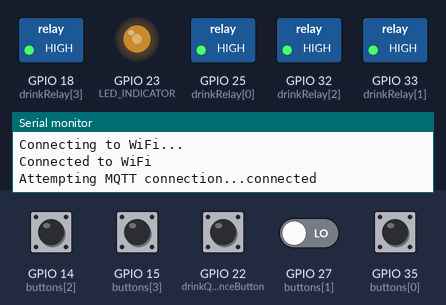
Recording of a program running on a simulated ESP32. Shown: switched loads named in the program (green lamp = pin HIGH), output pins drawn as LEDs (lit = HIGH), the last lines printed to the serial monitor. Inputs (shaded band) come from the test bench; at power-on: GPIO 22 (drinkQuenceButton) HIGH, GPIO 14 (buttons[2]), GPIO 15 (buttons[3]), GPIO 27 (buttons[1]), GPIO 35 (buttons[0]) LOW. WiFi joins after 1.5 s; servers stay silent unless stated; no MQTT or app messages arrive unless stated.

Above: at 8.7 s.
8.8 s: GPIO 14 (buttons[2]) pulled HIGH for 2.1 s
At 10.6 s:
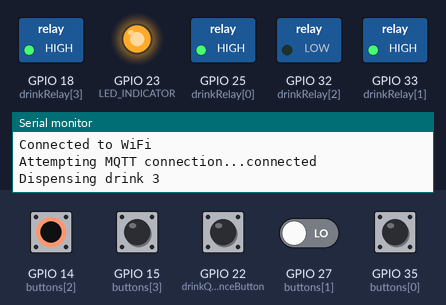
17.3 s: GPIO 14 (buttons[2]) driven HIGH and GPIO 27 (buttons[1]) driven HIGH
At 20.8 s:
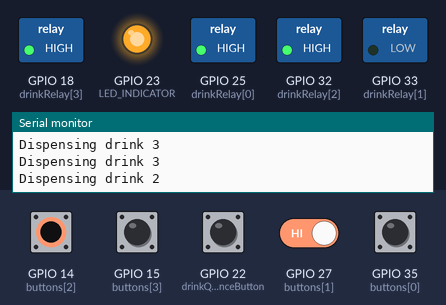
21.4 s: GPIO 27 (buttons[1]) driven LOW
At 22.3 s:
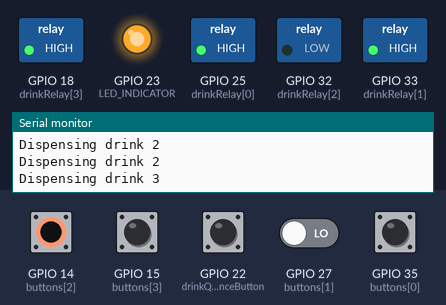
23.8 s: GPIO 14 (buttons[2]) driven LOW
At 24.1 s:
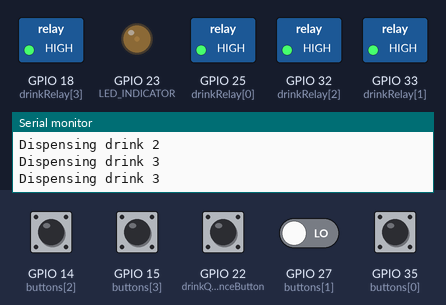
Timing chart, 0 to 28.3 s (numbered marks = the images above; inputs shaded):
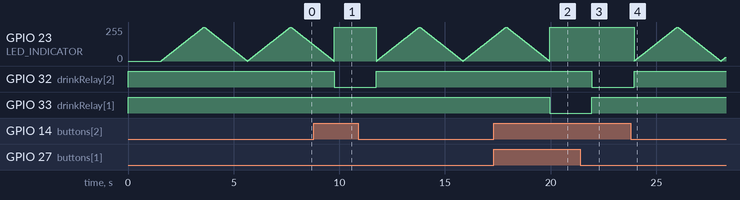

The program:

main.cpp
```cpp
#include <Arduino.h>
#include <PubSubClient.h>
#include <WiFi.h>

// WiFi and MQTT Setup
char SSID[64] = "ConForNode1";
char PASSWORD[64] = "12345678";

// Drink Dispenser Setup
#define drinkCount 4

const int drinkRelay[drinkCount] = {25, 33, 32, 18};
const int buttons[drinkCount] = {35, 27, 14, 15};

// Global variables
bool isDispensing = false;
unsigned long dispensingStartTime = 0;
const unsigned long dispensingTimeout = 10000; // 10 seconds
int drinkQueue = 0;
bool errorState = false; // Flag to indicate error state
int drinkQuenceButton = 22;
int LED_INDICATOR = 23;
WiFiClient espClient;
PubSubClient client(espClient);

#define ERROR_Status 1
#define OK_Status 0
#define DISPENSING_Status 2
#define DISPENSING_TIMEOUT_Status 3
#define In_Quence 4

// Function to indicate error state using LEDs (modify as needed)
void indicateLedStatus(int ledPin, int ledStatus, int duration = 1000)
{
  pinMode(ledPin, OUTPUT);

  if (ledStatus == ERROR_Status)
  {
    // Display pulses to indicate error
    for (int i = 0; i < 5; i++)
    {
      digitalWrite(ledPin, HIGH);
      delay(100);
      digitalWrite(ledPin, LOW);
      delay(100);
    }
  }
  else if (ledStatus == OK_Status)
  {
    // Display a pattern to indicate OK
    for (int i = 0; i < 3; i++)
    {
      digitalWrite(ledPin, HIGH);
      delay(500);
      digitalWrite(ledPin, LOW);
      delay(500);
    }
  }
  else if (ledStatus == DISPENSING_Status)
  {
    // Display a solid on to indicate dispensing
    digitalWrite(ledPin, HIGH);
    delay(duration);
    digitalWrite(ledPin, LOW);
  }
  else if (ledStatus == DISPENSING_TIMEOUT_Status)
  {
    // Display a pattern to indicate dispensing timeout
    for (int i = 0; i < 5; i++)
    {
      digitalWrite(ledPin, HIGH);
      delay(50);
      digitalWrite(ledPin, LOW);
      delay(50);
    }
  }
  else if (ledStatus == In_Quence)
  {
    // Display smooth fade in and fade out to indicate drink in queue
    for (int i = 0; i < 256; i++)
    {
      analogWrite(ledPin, i);
      delay(8);
    }
    for (int i = 255; i >= 0; i--)
    {
      analogWrite(ledPin, i);
      delay(8);
    }
  }
}

// Reconnect to MQTT broker
void reconnectMQTT()
{
  while (!client.connected())
  {
    Serial.print("Attempting MQTT connection...");
    if (client.connect("DrinkDispenser"))
    {
      Serial.println("connected");
      client.subscribe("drinkdispenser");
    }
    else
    {
      Serial.print("failed, rc=");
      Serial.print(client.state());
      Serial.println(" try again in 5 seconds");
      delay(5000);
    }
  }
}

// Handle incoming MQTT messages
void handleMQTTMessage(char *topic, byte *payload, unsigned int length)
{
  if (strcmp(topic, "drinkdispenser") == 0)
  {
    int drinkNumber = (char)payload[0] - '0';
    if (drinkNumber >= 1 && drinkNumber <= drinkCount)
    {
      drinkQueue = drinkNumber - 1;
      Serial.printf("Received request to dispense drink %d\n", drinkNumber);
    }
    else
    {
      Serial.printf("Invalid drink number %d received\n", drinkNumber);
    }
  }
}

void setup()
{
  Serial.begin(115200);
  pinMode(LED_INDICATOR, OUTPUT);
  digitalWrite(LED_INDICATOR, LOW); // LEDs off initially
  pinMode(drinkQuenceButton, INPUT_PULLUP);

  // Set up LEDs and relays
  for (int i = 0; i < drinkCount; i++)
  {

    pinMode(drinkRelay[i], OUTPUT);
    digitalWrite(drinkRelay[i], HIGH); // Relays off initially
    pinMode(buttons[i], INPUT);        // Assuming buttons are connected with pull-up resistors
  }

  // Connect to WiFi (add timeout handling if needed)
  WiFi.begin(SSID, PASSWORD);
  while (WiFi.status() != WL_CONNECTED)
  {
    delay(500);
    Serial.println("Connecting to WiFi...");
  }
  Serial.println("Connected to WiFi");

  // Set up MQTT client
  client.setServer("ec2-44-204-194-140.compute-1.amazonaws.com", 1883); // Replace with your MQTT broker address and port
  client.setCallback(handleMQTTMessage);
}

void loop()
{
  // Handle MQTT connection
  if (!client.connected())
  {
    reconnectMQTT();
  }
  client.loop();
  if (drinkQueue >= 0)
  {
    indicateLedStatus(LED_INDICATOR, In_Quence);
  }
  // Check for button presses and activate relays
  for (int i = 0; i < drinkCount; i++)
  {
    if (digitalRead(buttons[i]) == HIGH)
    {
      while (digitalRead(buttons[i]) == HIGH)
      {
        /* code */
        digitalWrite(drinkRelay[i], LOW);
        isDispensing = true;
        dispensingStartTime = millis();
        Serial.printf("Dispensing drink %d\n", i + 1);
        indicateLedStatus(LED_INDICATOR, DISPENSING_Status);
      }
      // Reset drink queue
      digitalWrite(drinkRelay[i], HIGH);
    }

    int temp;
  }
  if (digitalRead(drinkQuenceButton) == LOW)
  {
    while (digitalRead(drinkQuenceButton) == LOW)
    {
      if (drinkQueue == -1)
      {
        indicateLedStatus(LED_INDICATOR, ERROR_Status);
        Serial.println("Error: No drink in queue");
      }
      else
      {
        digitalWrite(drinkRelay[drinkQueue], HIGH);
        indicateLedStatus(LED_INDICATOR, OK_Status);
        Serial.printf("Dispensing drink %d\n", drinkQueue + 1);
        isDispensing = true;
        dispensingStartTime = millis();
      }
    }
    // Reset drink queue
    for (int i = 0; i < drinkCount; i++)
    {
      digitalWrite(drinkRelay[i], HIGH);
    }

    drinkQueue = -1;
  }

  // Check if drink is being dispensed
}
// void setup() {
//   Serial.begin(115200);
//   pinMode(23, OUTPUT);

// }
// void loop() {
//   Serial.println("Displaying Error LED");
//   indicateLedStatus(23, ERROR_Status);
//   delay(1000);
//   Serial.println("Displaying OK LED");
//   indicateLedStatus(23, OK_Status);
//   delay(1000);
//   Serial.println("Displaying Dispensing LED");
//   indicateLedStatus(23, DISPENSING_Status);
//   delay(1000);
//   Serial.println("Displaying Dispensing Timeout LED");
//   indicateLedStatus(23, DISPENSING_TIMEOUT_Status);
//   delay(1000);
//   Serial.println("Displaying In Sequence LED");
//   indicateLedStatus(23, In_Quence); indicateLedStatus(23, In_Quence); indicateLedStatus(23, In_Quence); indicateLedStatus(23, In_Quence); indicateLedStatus(23, In_Quence); indicateLedStatus(23, In_Quence);
//   delay(1000);

// }
```

Measured:
- after the input at 8.8 s, GPIO 32 (drinkRelay[2]): HIGH → LOW after 0.95 s, → HIGH 2.0 s later
- after the input at 17.3 s, GPIO 33 (drinkRelay[1]): HIGH → LOW after 2.7 s
- after the input at 21.4 s, GPIO 32 (drinkRelay[2]): HIGH → LOW after 0.56 s; GPIO 33 (drinkRelay[1]): LOW → HIGH after 0.56 s
- after the input at 23.8 s, GPIO 32 (drinkRelay[2]): LOW → HIGH after 0.16 s
